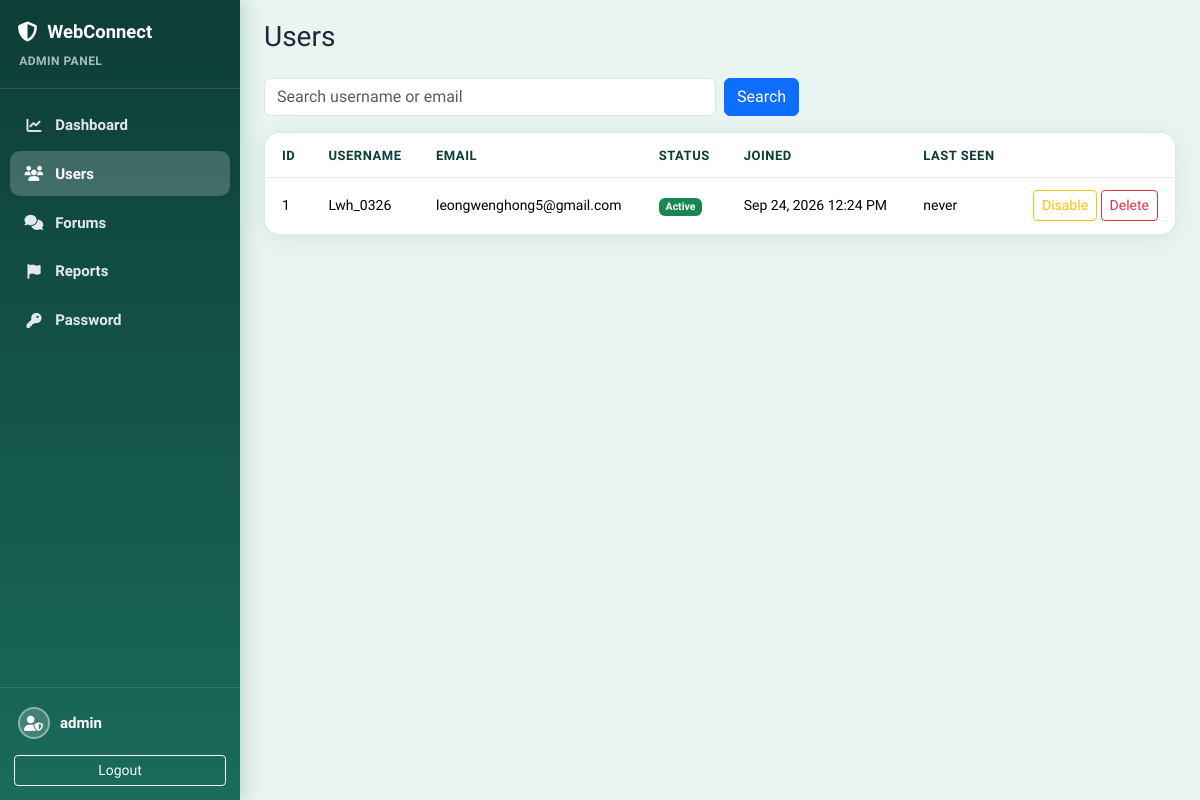
Page /admin/users.php (signed in) on the committed database.
### tables this page shows
CREATE TABLE `users` (
  `id` INT UNSIGNED NOT NULL AUTO_INCREMENT,
  `username` VARCHAR(50) NOT NULL,
  `email` VARCHAR(191) NOT NULL,
  `password_hash` VARCHAR(255) NOT NULL,
  `avatar` VARCHAR(255) NULL DEFAULT NULL,
  `status_message` VARCHAR(255) NULL DEFAULT NULL,
  `presence` ENUM('online','away','offline','busy') NOT NULL DEFAULT 'offline',
  `last_seen_at` DATETIME NULL DEFAULT NULL,
  `last_activity_at` DATETIME NULL DEFAULT NULL,
  `is_disabled` TINYINT(1) NOT NULL DEFAULT 0,
  `created_at` DATETIME NOT NULL DEFAULT CURRENT_TIMESTAMP,
  `updated_at` DATETIME NULL DEFAULT NULL ON UPDATE CURRENT_TIMESTAMP,
  PRIMARY KEY (`id`),
  UNIQUE KEY `uq_users_username` (`username`),
  UNIQUE KEY `uq_users_email` (`email`),
  KEY `idx_users_presence` (`presence`),
  KEY `idx_users_last_activity` (`last_activity_at`)
);

### includes/functions.php (called while the page is built, shortened)
<?php
function e(?string $value): string
{
    return htmlspecialchars((string) $value, ENT_QUOTES | ENT_SUBSTITUTE, 'UTF-8');
}
function input_json(): array
{
    $raw = file_get_contents('php://input');
    if ($raw === false || $raw === '') {
        $cached = [];
        return $cached;
    }
    $decoded = json_decode($raw, true);
    $cached = is_array($decoded) ? $decoded : [];
    return $cached;
}
function input(string $key, mixed $default = null): mixed
{
    $json = input_json();
    return $default;
}
function str_input(string $key, mixed $default = ''): string
{
    $v = input($key, $default);
    return is_string($v) ? trim($v) : (string) $v;
}
function format_datetime(?string $dt): string
{
    try {
        $d = new DateTimeImmutable($dt);
        return $d->format('M j, Y g:i A');
    } catch (Exception) {
        return $dt;
    }
}
function time_ago(?string $dt): string
{
    if (!$dt) {
        return 'never';
    }
}

### includes/database.php (called while the page is built, shortened)
<?php
final class Database
{
    private static ?PDO $pdo = null;
    public static function connection(): PDO
    {
        if (self::$pdo instanceof PDO) {
            return self::$pdo;
        }
        $dsn = sprintf(
            'mysql:host=%s;port=%s;dbname=%s;charset=%s',
            DB_HOST,
            DB_PORT,
            DB_NAME,
            DB_CHARSET
        );
        try {
            self::$pdo = new PDO($dsn, DB_USER, DB_PASS, [
                PDO::ATTR_ERRMODE => PDO::ERRMODE_EXCEPTION,
                PDO::ATTR_DEFAULT_FETCH_MODE => PDO::FETCH_ASSOC,
                PDO::ATTR_EMULATE_PREPARES => false,
            ]);
            self::$pdo->exec("SET time_zone = '+08:00'");
        } catch (PDOException $e) {
            app_log('Database connection failed: ' . $e->getMessage());
            throw new RuntimeException('Unable to connect to the database.');
        }
        return self::$pdo;
    }
}
function db(): PDO
{
    return Database::connection();
}

### admin/users.php (the view, shortened to what this page needs)
<?php
$search = str_input('q');
$sql = 'SELECT id, username, email, is_disabled, created_at, last_seen_at FROM users';
$params = [];
$sql .= ' ORDER BY id DESC LIMIT 100';
$stmt = db()->prepare($sql);
$stmt->execute($params);
$users = $stmt->fetchAll();
require dirname(__DIR__) . '/includes/admin_layout_start.php';
?>
<h1 class="h3 mb-4">Users</h1>
<form class="row g-2 mb-3" method="get">
    <div class="col-md-6">
        <input type="search" class="form-control" name="q" value="<?= e($search) ?>" placeholder="Search username or email">
    </div>
    <div class="col-auto">
        <button type="submit" class="btn btn-primary">Search</button>
    </div>
</form>
<div class="card wc-card">
    <div class="table-responsive">
        <table class="table table-hover wc-admin-table mb-0">
            <thead>
                <tr>
                    <th>ID</th>
                    <th>Username</th>
                    <th>Email</th>
                    <th>Status</th>
                    <th>Joined</th>
                    <th>Last seen</th>
                    <th></th>
                </tr>
            </thead>
            <tbody>
            <?php foreach ($users as $u): ?>
                <tr>
                    <td><?= e((string) $u['id']) ?></td>
                    <td><?= e($u['username']) ?></td>
                    <td><?= e($u['email']) ?></td>
                    <td>
                        <?php if ((int) $u['is_disabled'] === 1): ?>
                        <span class="badge bg-danger">Disabled</span>
                        <?php else: ?>
                        <span class="badge bg-success">Active</span>
                        <?php endif; ?>
                    </td>
                    <td><?= e(format_datetime($u['created_at'])) ?></td>
                    <td><?= e(time_ago($u['last_seen_at'])) ?></td>
                    <td class="text-end">
                        <form method="post" class="d-inline">
                            <?php if ((int) $u['is_disabled'] === 1): ?>
                            <button type="submit" name="do" value="enable" class="btn btn-sm btn-outline-success">Enable</button>
                            <?php else: ?>
                            <button type="submit" name="do" value="disable" class="btn btn-sm btn-outline-warning">Disable</button>
                            <?php endif; ?>
                            <button type="submit" name="do" value="delete" class="btn btn-sm btn-outline-danger"
                                    onclick="return confirm('Delete this user permanently?')">Delete</button>
                        </form>
                    </td>
                </tr>
            <?php endforeach; ?>
            </tbody>
        </table>
    </div>
</div>
<?php require dirname(__DIR__) . '/includes/admin_layout_end.php'; ?>

### assets/css/app.css (style rules this page uses)
:root { --wc-primary: #1a6b5c; --wc-primary-deep: #0d3d36; --wc-primary-light: #238f7a; --wc-primary-muted: rgba(26, 107, 92, 0.12); --wc-accent: #2dd4bf; --wc-bg-start: #e8f5f1; --wc-bg-end: #d4ede4; --wc-surface: #ffffff; --wc-surface-2: #f4faf8; --wc-border: rgba(13, 61, 54, 0.12); --wc-text: #1e293b; --wc-text-muted: #64748b; --wc-shadow: 0 4px 24px rgba(13, 61, 54, 0.08); --wc-radius: 12px; --wc-radius-sm: 8px; --wc-radius-lg: 16px; --wc-font: 'Source Sans 3', 'Segoe UI', system-ui, -apple-system, sans-serif; --wc-presence-online: #22c55e; --wc-presence-away: #f59e0b; --wc-presence-offline: #94a3b8; --wc-presence-busy: #ef4444; --wc-bubble-mine: #1a6b5c; --wc-bubble-theirs: #ffffff; --wc-danger: #dc3545; --wc-success: #198754; --wc-warning: #ffc107; --wc-info: #0dcaf0; }
*, *::before, *::after { box-sizing: border-box; }
html { height: 100%; }
body.wc-body { min-height: 100%; margin: 0; font-family: var(--wc-font); font-size: 0.9375rem; line-height: 1.5; color: var(--wc-text); background: linear-gradient(145deg, var(--wc-bg-start) 0%, var(--wc-bg-end) 50%, #c8e6dc 100%); background-attachment: fixed; -webkit-font-smoothing: antialiased; }
body.wc-app { display: flex; min-height: 100vh; background: var(--wc-bg-start); }
.wc-admin-table { background: var(--wc-surface); }
.wc-card { background: var(--wc-surface); border: 1px solid var(--wc-border); border-radius: var(--wc-radius-lg); box-shadow: var(--wc-shadow); overflow: hidden; }
.wc-admin-table { width: 100%; background: var(--wc-surface); border-radius: var(--wc-radius); border: 1px solid var(--wc-border); overflow: hidden; }
.wc-admin-table thead { background: var(--wc-surface-2); }
.wc-admin-table th { font-weight: 600; font-size: 0.8125rem; text-transform: uppercase; letter-spacing: 0.04em; color: var(--wc-primary-deep); border-bottom: 1px solid var(--wc-border); padding: 0.75rem 1rem; }
.wc-admin-table td { padding: 0.75rem 1rem; vertical-align: middle; border-bottom: 1px solid var(--wc-border); font-size: 0.875rem; }

### rows in the picture
users: id "1", username "Lwh_0326", email "leongwenghong5@gmail.com", is_disabled "Active", created_at "Sep 24, 2026 12:24 PM", last_seen_at "never"

### other values in the picture
APP_NAME "WebConnect"
$adminUser "admin"
